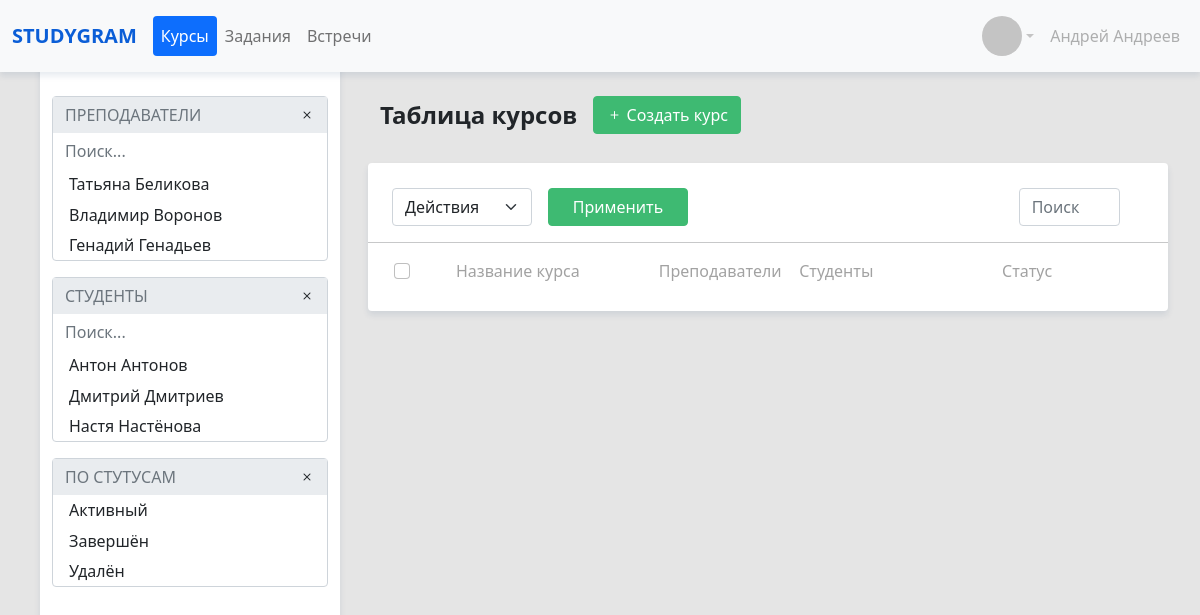
Before: / with the older database file.
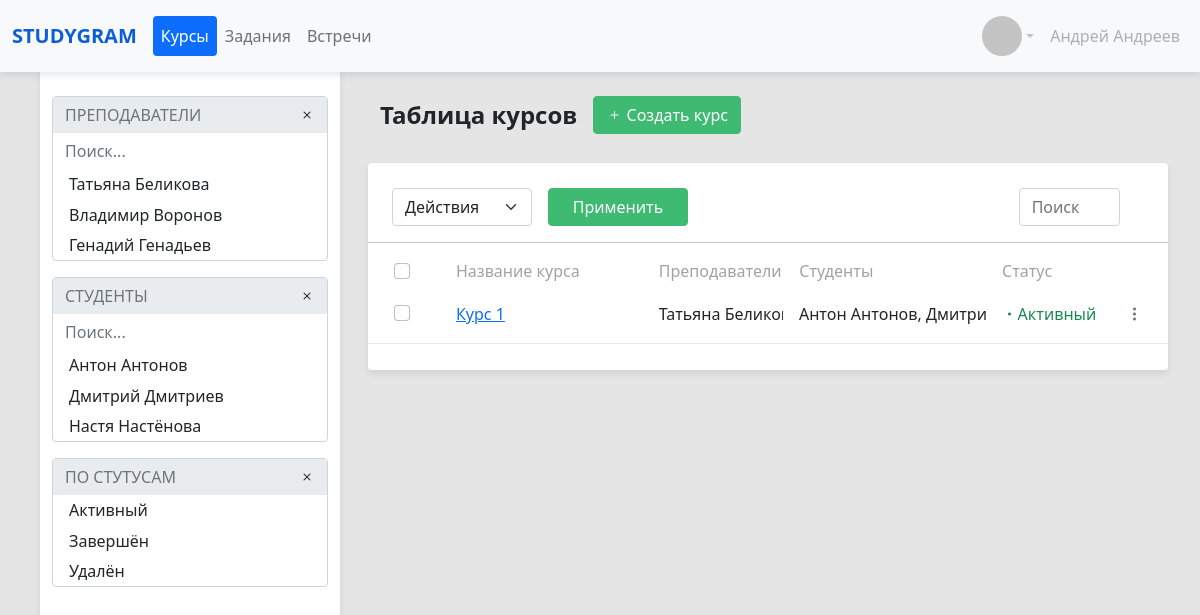
After: the same page with the newer database file.
### courses/models.py (models this page shows, shortened)
class StatusCourse(models.Model):
    name = models.CharField(max_length=150)
    def __str__(self):
        return self.name
    class Meta:
        verbose_name = 'Статус курса'
        verbose_name_plural = 'Статусы курсов'
        ordering = ['id']

class Course(models.Model):
    name = models.CharField(max_length=150)
    teachers = models.ManyToManyField(User, related_name='CourseTeachers')
    students = models.ManyToManyField(User, related_name='CourseStudents')
    status = models.ForeignKey(StatusCourse, on_delete=models.CASCADE, default=1)
    def get_absolute_url(self):
        return reverse('course', kwargs={'pk': self.pk})
    class Meta:
        verbose_name = 'Курс'
        verbose_name_plural = 'Курсы'
        ordering = ['id']

### users/models.py (models this page shows, shortened)
class User(AbstractUser):
    Otchestvo = models.CharField(max_length=150, blank=True, verbose_name='Отчество')
    Group = models.ManyToManyField(Group, verbose_name='Группа', blank=True)
    Photo = models.ImageField(verbose_name='Фото', blank=True)
    Type = models.ForeignKey(UserType, on_delete=models.CASCADE, related_name='type', default=2)
    Status = models.ForeignKey(UserStatus, on_delete=models.CASCADE, related_name='status', default=1)
    class Meta:
        verbose_name = 'Пользователь'
        verbose_name_plural = 'Пользователи'
        ordering = ['id']

### courses/views.py (the view, shortened to what this page needs)
# urls.py: path('', CoursesList.as_view(), name='main'),
class CoursesList(ListView):
    model = Course
    template_name = 'courses/courses.html'
    context_object_name = 'courses'
    success_url = reverse_lazy('courses')
    paginate_by = 10
    def get_context_data(self, *, object_list=None, **kwargs):
        context = super().get_context_data(**kwargs)
        context['teachers'] = get_user_list(User.objects.filter(Type=1))
        context['students'] = get_user_list(User.objects.filter(Type=2))
        context['statuses'] = StatusCourse.objects.all()
        return context
    def get_queryset(self):
        search_query = self.request.GET.get('search')
        status_query = self.request.GET.get('status')
        teacher_query = self.request.GET.get('teacher')
        student_query = self.request.GET.get('student')
        if search_query is not None:
            queryset = self.model.objects.filter(Q(name__icontains=search_query) |
                                                 Q(teachers__first_name__icontains=search_query) |
                                                 Q(students__first_name__icontains=search_query) |
                                                 Q(status__name__icontains=search_query)).distinct()
        elif teacher_query is not None:
            queryset = Course.objects.filter(teachers=teacher_query)
        elif status_query is not None:
            queryset = Course.objects.filter(status_id=int(status_query))
        elif student_query is not None:
            queryset = Course.objects.filter(students=student_query)
        else:
            queryset = Course.objects.all()
        return queryset

### courses/utils.py (called while the page is built)
def get_user_list(queryset):
    list_final = []
    for item in queryset:
        list_final.append(
            {
                'id': str(item.id),
                'name': str(item.first_name),
                'surname': str(item.last_name)
            })
    return list_final

### courses/templates/courses/courses.html (shortened to what this page needs)
{% extends "base.html" %}
{% block sidebar %}
{% include 'inc/_sidebar_courses.html' %}
{% endblock %}
{% block content %}
<div class="flex-column main_block">
    <div id="courses" class="block_in_main">
        <div class="container-fluid main_block_header">
            <div class="main_block_title">Таблица курсов</div>
            <div>
                <a class="btn btn-success" href="/create_course">
                    <i class="bi bi-plus"></i>
                    &#32;Создать курс
                </a>
            </div>
        </div>
        <div class="main_block_page">
            {% include 'inc/_table_head.html'%}
            <hr>
            <div class="d-flex flex-row main_block_header_elem">
                <div class="col-1">
                    <div class="form-check">
                        <input class="form-check-input" type="checkbox"  name="course" value="">
                    </div>
                </div>
                <div class="col-3 d-flex justify-content-start">Название курса</div>
                <div class="col"></div>
                <div class="col-2 d-flex justify-content-start">Преподаватели</div>
                <div class="col"></div>
                <div class="col-3 d-flex justify-content-start">Студенты</div>
                <div class="col"></div>
                <div class="col-2 d-flex justify-content-start">Статус</div>
                <div class="col"></div>
            </div>
             {% for course in courses %}
            <div class="d-flex flex-row task align-center align-items-center elem">
                <div class="col-1">
                    <div class="form-check">
                        <input class="form-check-input courses" type="checkbox" value="{{course.pk}}">
                    </div>
                </div>
                <div class="col-3 d-flex justify-content-start content_size text-primary"><a href="{{course.get_absolute_url}}">{{course.name}}</a></div>
                <div class="col-2 d-flex justify-content-start content_size">
                    {% for teacher in course.teachers.all %}
                        {{teacher.first_name}} {{teacher.last_name}}
                    {% endfor %}
                </div>
                <div class="col-3 d-flex justify-content-start content_size">
                    {% for student in course.students.all %}
                        {{student.first_name}} {{student.last_name}},
                    {% endfor %}
                </div>
                <div class="col-2 d-flex justify-content-start">
                    {% if course.status.name == 'Активный' %}
                        <i class="bi bi-dot text-success"></i>
                        <span class="text-success">{{course.status}}</span>
                    {% else %}
                        <i class="bi bi-dot text-danger"></i>
                        <span class="text-danger">{{course.status}}</span>
                    {% endif %}
                </div>
                <div  class="col d-flex justify-content-end">
                    <ul class="navbar-nav dropdown">
                        <li class="nav-item" role="tab">
                            <i class="bi bi-three-dots-vertical dropdown-toggle text-secondary other" data-bs-toggle="dropdown" id="taskDropdown"></i>
                        </li>
                    </ul>
                </div>
            </div>
            {% endfor %}
        </div>
    </div>
</div>
{% endblock %}

### templates/base.html (shortened to what this page needs)
{% load static %}
<!DOCTYPE html>
<html lang="en">
<head>
    <link href="https://cdn.jsdelivr.net/npm/bootstrap@5.0.0-beta3/dist/css/bootstrap.min.css" rel="stylesheet">
    <link rel="stylesheet" href="https://cdn.jsdelivr.net/npm/bootstrap-icons@1.4.1/font/bootstrap-icons.css">
    <link href="https://cdn.jsdelivr.net/npm/select2@4.1.0-rc.0/dist/css/select2.min.css" rel="stylesheet" />
    <link rel="stylesheet" href="{% static 'css/main.css' %}">
</head>
<body>
{% include 'inc/_nav.html' %}
{% block sidebar %}{% endblock %}
{% block content %}{% endblock %}
</body>
</html>

### templates/inc/_nav.html (shortened to what this page needs)
<nav class="navbar navbar-expand-lg navbar-light bg-light navbar-fixed header">
    <div class="container-fluid">
        <a class="navbar-brand text-uppercase" href="{% url 'courses' %}">Studygram</a>
        <div class="collapse navbar-collapse" id="navbarSupportedContent">
            <ul class="navbar-nav nav-pills me-auto mb-2 mb-lg-0"  role="tablist">
                <li class="nav-item"  role="tab">
                    <a class="nav-link active" aria-current="page" href="{% url 'courses' %}">Курсы</a>
                </li>
                <li class="nav-item" role="tab">
                    <a class="nav-link" href="#">Задания</a>
                </li>
                <li class="nav-item" role="tab">
                    <a class="nav-link" href="#">Встречи</a>
                </li>
            </ul>
            <ul class="navbar-nav dropdown">
                <li class="nav-item" role="tab">
                    <a class="nav-link dropdown-toggle settings" href="#" id="navbarDropdown" role="button" data-bs-toggle="dropdown" aria-expanded="false">
                        <div class="photo_user"></div>
                    </a>
                </li>
            </ul>
            <ul class="navbar-nav">
                <li class="nav-item"  role="tab">
                    <a class="nav-link disabled" href="#" tabindex="-1" aria-disabled="true" id="name_user">Андрей Андреев</a>
                </li>
            </ul>
        </div>
    </div>
</nav>

### templates/inc/_sidebar_courses.html (shortened to what this page needs)
    <div class="container flex-column position-fixed fixed-right menu_left">
        <form class="form-inline">
            <div class="filters" id="fil_teach">
                <div class="input-group">
                    <input type="search" id="filter_teacher" disabled class="form-control block_filters" placeholder="ПРЕПОДАВАТЕЛИ">
                    <div class="input-group-append">
                        <span id="filter_teacher_del" class="input-group-text block_filters" role="button">
                            <i class="bi bi-x"></i>
                        </span>
                    </div>
                </div>
                <input id="search_techer" class="form-control block_filters" placeholder="Поиск..." type="text" autocomplete="off">
                <ul class="navbar-nav">
                    <li class="nav-item filter"></li>
                    <li class="nav-item filter"></li>
                    <li class="nav-item filter"></li>
                </ul>
            </div>
            <div class="filters"  id="fil_stud">
                <div class="input-group">
                    <input type="text" id="filter_student" disabled class="form-control block_filters" placeholder="СТУДЕНТЫ">
                    <div class="input-group-append">
                        <span id="filter_student_del" class="input-group-text block_filters" role="button">
                            <i class="bi bi-x"></i>
                        </span>
                    </div>
                </div>
                <input type="text" class="form-control block_filters" placeholder="Поиск...">
                <ul class="navbar-nav">
                    <li class="nav-item filter"></li>
                    <li class="nav-item filter"></li>
                    <li class="nav-item filter"></li>
                </ul>
            </div>
            <div class="filters" id="fil_stas_cour">
                <div class="input-group">
                    <input type="text" id="filter_status_course" disabled class="form-control block_filters" placeholder="ПО СТУТУСАМ">
                    <div class="input-group-append">
                        <span  id="filter_status_del" class="input-group-text block_filters" role="button">
                            <i class="bi bi-x"></i>
                        </span>
                    </div>
                </div>
                <ul class="navbar-nav">
                    {% for status in statuses %}
                    <li class="nav-item filter">{{status}}</li>
                    {% endfor %}
                </ul>
            </div>
        </form>
    </div>

### templates/inc/_table_head.html (shortened to what this page needs)
<div class="container-fluid row">
    <div class="col-10 d-flex justify-content-start">
        <select id="options" class="form-select size_actions" aria-label="Default select example">
            <option selected>Действия</option>
        </select>
        <button id="btn_submit" type="button" class="btn btn-success size_actions">
            Применить
        </button>
    </div>
    <div class="col-2">
        <form class="d-flex justify-content-end">
            <input type="text" class="form-control search" name="search" placeholder="Поиск">
        </form>
    </div>
</div>

### frontend/css/main.css (style rules this page uses)
body { background: #E5E5E5; cursor: default; }
.btn-success { color: #fff; background-color: #3EBA72; border-color: #3EBA72; }
.dropdown-toggle::after { border-top: .3em solid #C4C4C4; }
.navbar-light .navbar-brand, .navbar-light .navbar-brand:focus, .navbar-light .navbar-brand:hover { font-weight: 600; color: #0b5ed7; text-decoration: none; }
.navbar-light .navbar-nav .nav-link.active, .navbar-light .navbar-nav .show>.nav-link { color: #FFFFFF; }
.header { position: fixed; width: 100%; z-index: 2; box-shadow: 0 .25rem .375rem rgba(24, 61, 110, 0.1); }
.settings { display: flex; flex-direction: row; border-radius: .25rem; align-items: center; }
.photo_user { width: 40px; height: 40px; background: #C4C4C4; border-radius: 100%; }
.menu_left { z-index: 1; align-items: flex-start; background: #FFFFFF; box-shadow: 0 .25rem .375rem rgba(24, 61, 110, 0.1); border-radius: .25rem; width: 18.75rem; height: 100%; left: 2.5rem; padding-top: 5rem; }
.filters { margin-top: 1rem; border: 1px solid #CED4DA; border-radius: .25rem; width: 100%; height: auto; }
.block_filters, .block_filters:focus, .block_filters:after { border: none; border-radius: 0; }
.filter { padding: .2rem; padding-left: 1rem; }
.main_block { display: flex; height: auto; margin-right: 2rem; padding-top: 5rem; padding-left: 23rem; margin-bottom: 3rem; }
.block_in_main { display: flex; flex-direction: column; margin-top: 1rem; }
.main_block_header { display: flex; align-items: center; }
.main_block_title { font-weight: 600; font-size: 1.5rem; line-height: 1.3rem; margin-right: 1rem; }
.main_block_page { margin-top: 1.8rem; background: #FFFFFF; box-shadow: 0 .25rem .375rem rgba(24, 61, 110, 0.1); border-radius: .25rem; padding: 1.6rem 0 1.6rem 0; }
.size_actions { width: 8.75rem; margin-right: 1rem; }
.main_block_header_elem { width: 100%; padding: 0 1.6rem 0 1.6rem; color: #A2A2A2; }
.elem { padding: 1rem 1.6rem 1rem 1.6rem; border-bottom: .06rem solid #EBEBEB; }
.other::after { display: none; }
.content_size { white-space: nowrap; overflow: hidden; text-overflow: ellipsis; }

Changed rows visible on the page:
added Course: name "Курс 1", status "Активный"
now on this page (row unchanged): User: first_name "Татьяна", last_name "Бели…", shown under "Курс 1"
now on this page (row unchanged): User: first_name "Антон", last_name "Антонов", shown under "Курс 1"
now on this page (row unchanged): User: first_name "Дмит…", shown under "Курс 1"
